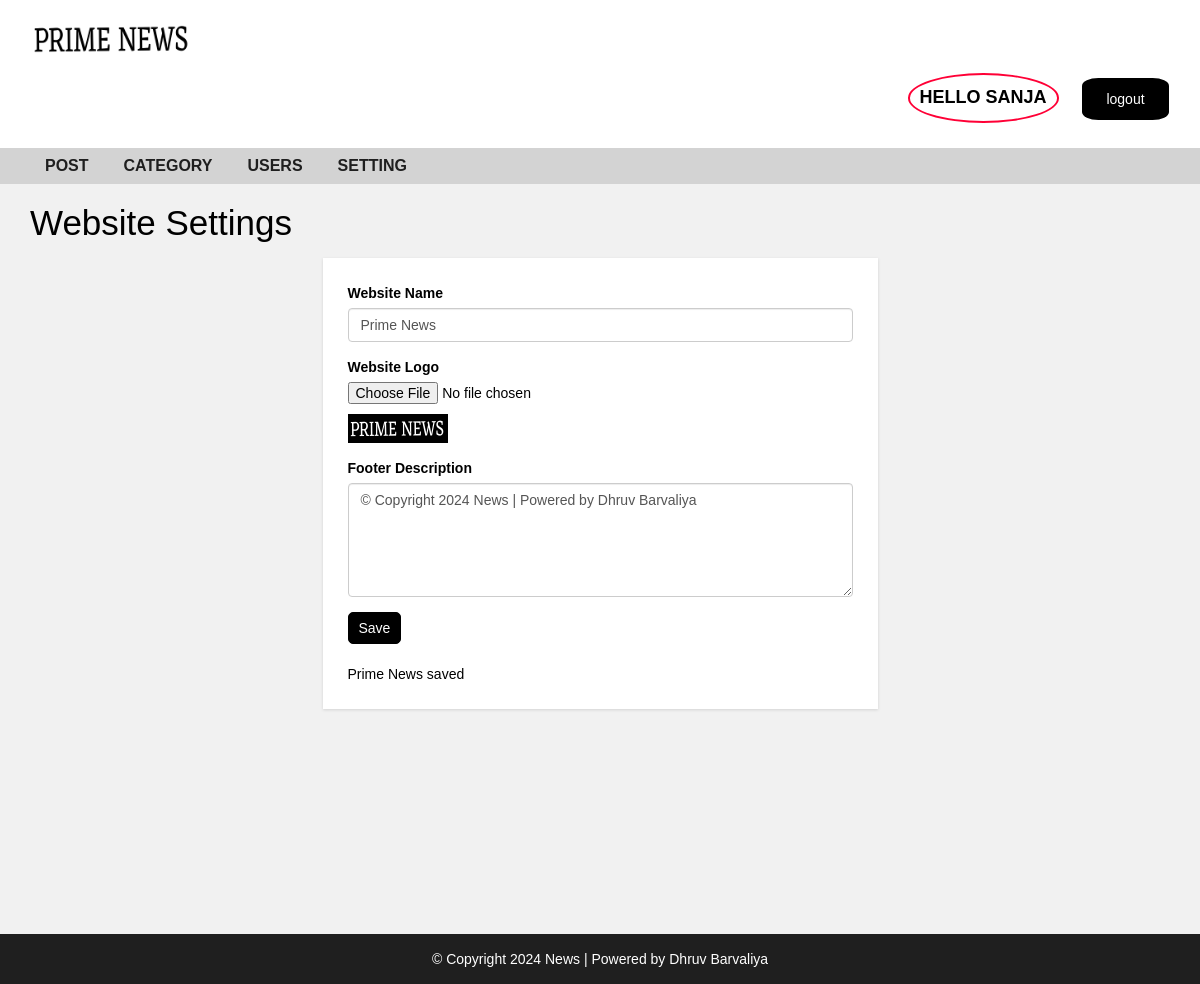
/admin/settings.php (signed in), run on the app's committed database.
### tables this page shows
CREATE TABLE `settings` (
  `id` int(11) NOT NULL,
  `websitename` varchar(255) NOT NULL,
  `logo` varchar(255) NOT NULL,
  `footerdesc` varchar(255) NOT NULL
);

### admin/settings.php (the view, shortened to what this page needs)
<?php
include "header.php";
?>
<div id="admin-content">
    <div class="container">
        <div class="row">
            <div class="col-md-12">
                <h1 class="admin-heading">Website Settings</h1>
            </div>
            <div class="col-md-offset-3 col-md-6">
                <?php
                include "config.php";
                $sql = "SELECT * FROM settings";
                $result = mysqli_query($conn, $sql) or die("Query Failed: " . mysqli_error($conn));
                $settings_exist = mysqli_num_rows($result) > 0;
                $row = $settings_exist ? mysqli_fetch_assoc($result) : null;
                ?>
                <form action="settings.php" method="POST" enctype="multipart/form-data">
                    <div class="form-group">
                        <label for="website_name">Website Name</label>
                        <input type="text" name="website_name" value="<?php echo $settings_exist ? htmlspecialchars($row['websitename']) : ''; ?>" class="form-control" autocomplete="off" required>
                    </div>
                    <div class="form-group">
                        <label for="logo">Website Logo</label>
                        <input type="file" name="logo">
                        <?php if ($settings_exist && !empty($row['logo'])): ?>
                            <img src="images/<?php echo htmlspecialchars($row['logo']); ?>" alt="Website Logo" class="logo-preview" style="max-width: 100px; height: auto;">
                        <?php endif; ?>
                    </div>
                    <div class="form-group">
                        <label for="footer_desc">Footer Description</label>
                        <textarea name="footer_desc" class="form-control" rows="5" required><?php echo $settings_exist ? htmlspecialchars($row['footerdesc']) : ''; ?></textarea>
                    </div><input type="submit" name="submit" class="btn btn-black" value="<?php echo $settings_exist ? 'Save' : 'Create'; ?>" /><br><br>
                    <?php
                    $sql_check = "SELECT * FROM settings";
                    $result_check = mysqli_query($conn, $sql_check) or die("Query Failed: " . mysqli_error($conn));
                    if (mysqli_num_rows($result_check) > 0) {
                                  echo htmlspecialchars($row['websitename'])." saved";
                    }
                    ?>
                </form>
            </div>
        </div>
    </div>
</div>
<?php
include "footer.php";
?>

### css/style.css (style rules this page uses)
* { cursor: url('/images/icor.jpg'), auto; }
body { background: #f1f1f1; font-family: sans-serif,arial,Helvetica; cursor: url('/images/cursor.jpg'), auto; }
#admin-content { padding: 20px 0; min-height: 750px; }
#admin-content .admin-heading { font-size: 35px; margin: 0 0 15px; }
.logo-preview { max-width: 200px; max-height: 200px; width: auto; height: auto; display: block; margin-top: 10px; }
form { background: #fff; padding: 25px; box-shadow:0 1px 3px rgba(0, 0, 0, 0.13); }
.btn-black { color: #fff; background-color: #000; border-color: #000; padding: 5px 10px; text-decoration: none; display: inline-block; border-radius: 5px; transition: background-color 0.3s, border-color 0.3s; }

### data on the page
settings: website_name "Prime News", logo (picture), footer_desc "© Copyright 2024 News | Powered by Dhruv Barvaliya", websitename "Prime News"

### other printed values
$_SESSION["username"] "SANJA"
